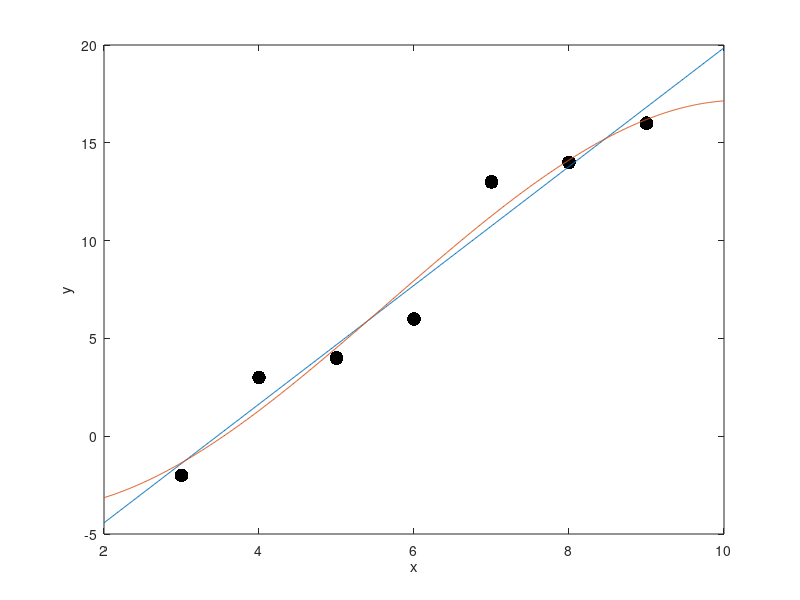

This figure's MATLAB source:
%% Fitting Data Using Regression and Splines
% This is a script that takes a vector of input data and a vector of output
% data and fits a line or curve to the data.

%% Clean Up
clearvars %clear all variables
close all %close all figures

%% Input Data and Plot It
% The values of x and y are somewhat _arbitrary_.  You may change them.
x = 3:9; %set x to be a vector of inputs
y = [-2 3 4 6 13 14 16]; %a vector of outputs
plot(x,y,'.k','markersize',30) %plot points as dots
xlabel('x') %label the x axis
ylabel('y') %label the y axis

%% Compute and Plot the Regression Line
% First we fit a line to this data
n = numel(x); %number of elements in x
A = [ones(n,1) x'] %create the matrix for the regression
coeff = A\y' %compute the coefficients by least squares
xplot = 2:0.01:10; %points where we want to evaluate fitted model
yfit = coeff(1) + coeff(2)*xplot; %fitted model
hold on %don't erase the points
plot(xplot,yfit,'-') %plot the linear fit

%% Fit a Regression Polynomial
% Next we fit a polynomial of degree |p|.  If |p| is less than |n|, then
% the fit is approximate.
p = 3; %degree of the polynomial
A = bsxfun(@power,x',(0:3)); %the corresponding matrix for regression
coeffpoly = A\y' %compute the coefficients by least squares
ypolyfit = (bsxfun(@power,xplot',(0:3))*coeffpoly)'; %the fitted values of y
plot(xplot,ypolyfit,'-') %plot the polynomial fit

%%
% _Author: Fred J. Hickernell_

